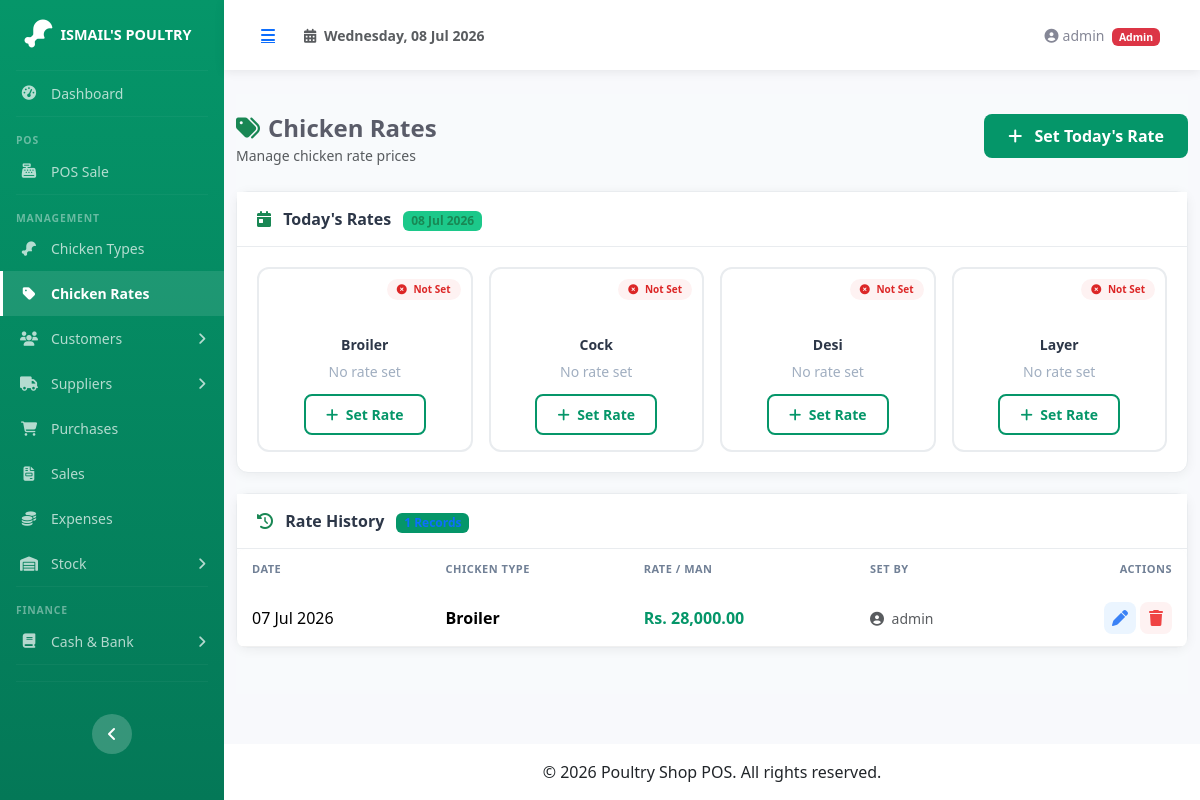
/pages/chicken_rates/index.php (signed in), run on the app's committed database.
### tables this page shows
CREATE TABLE IF NOT EXISTS chicken_types (
  id          INT             AUTO_INCREMENT PRIMARY KEY,
  name        VARCHAR(50)     NOT NULL UNIQUE,
  created_at  TIMESTAMP       DEFAULT CURRENT_TIMESTAMP
);

CREATE TABLE IF NOT EXISTS chicken_rates (
  id              INT             AUTO_INCREMENT PRIMARY KEY,
  chicken_type_id INT             NOT NULL,
  rate_per_kg     DECIMAL(10,2)   NOT NULL,
  rate_date       DATE            NOT NULL,
  created_by      INT             DEFAULT NULL,
  created_at      TIMESTAMP       DEFAULT CURRENT_TIMESTAMP,
  FOREIGN KEY (chicken_type_id) REFERENCES chicken_types(id) ON DELETE CASCADE ON UPDATE CASCADE,
  FOREIGN KEY (created_by) REFERENCES users(id) ON DELETE SET NULL ON UPDATE CASCADE,
  INDEX idx_rate_date (rate_date),
  INDEX idx_type_date (chicken_type_id, rate_date)
);

CREATE TABLE IF NOT EXISTS users (
  id            INT             AUTO_INCREMENT PRIMARY KEY,
  username      VARCHAR(50)     NOT NULL UNIQUE,
  email         VARCHAR(100)    DEFAULT NULL,
  password_hash VARCHAR(255)    NOT NULL,
  role          ENUM('admin','cashier') NOT NULL DEFAULT 'cashier',
  status        TINYINT(1)      NOT NULL DEFAULT 1,
  created_at    TIMESTAMP       DEFAULT CURRENT_TIMESTAMP
);

### includes/functions.php (called while the page is built, shortened)
<?php
function money($amount): string {
    return number_format((float)$amount, 2);
}

### pages/chicken_rates/index.php (the view, shortened to what this page needs)
<?php
require_once __DIR__ . '/../../includes/functions.php';
$pdo = getDB();
$types = $pdo->query("SELECT id, name FROM chicken_types ORDER BY name")->fetchAll();
$today_rates = [];
$all_rates = $pdo->query("
    SELECT cr.*, ct.name AS type_name, u.username AS created_by_name
    FROM chicken_rates cr
    JOIN chicken_types ct ON ct.id = cr.chicken_type_id
    LEFT JOIN users u ON u.id = cr.created_by
    ORDER BY cr.rate_date DESC, ct.name
")->fetchAll();
require_once __DIR__ . '/../../includes/header.php';
?>
<div class="container-fluid rates-page">
    <div class="row mb-4">
        <div class="col-md-8">
            <h4 class="fw-bold text-gray-800 mb-0">
                <i class="fas fa-tags text-success me-2"></i>Chicken Rates
            </h4>
            <small class="text-muted">Manage chicken rate prices</small>
        </div>
        <div class="col-md-4 text-md-end mt-2 mt-md-0">
            <button class="btn btn-primary-custom" data-bs-toggle="modal" data-bs-target="#rateModal">
                <i class="fas fa-plus me-2"></i> Set Today's Rate
            </button>
        </div>
    </div>
    <div class="rates-card">
        <div class="card-header">
            <i class="fas fa-calendar-day text-success me-2"></i> Today's Rates
            <span class="badge bg-success bg-opacity-10 text-success ms-2"><?= date('d M Y') ?></span>
        </div>
        <div class="card-body">
            <div class="row g-3">
                <?php foreach ($types as $t): ?>
                <div class="col-xl-3 col-lg-4 col-md-6">
                    <div class="rate-today-card">
                        <?php if (isset($today_rates[$t['id']])): ?>
                            <span class="status-badge set"><i class="fas fa-check-circle me-1"></i> Set</span>
                            <div class="chicken-icon"><i class="fas fa-drumstick"></i></div>
                            <div class="chicken-name"><?= htmlspecialchars($t['name']) ?></div>
                            <div class="rate-value">Rs. <?= money($today_rates[$t['id']]['rate_per_kg'] * 40) ?></div>
                            <div class="rate-label">per Man</div>
                        <?php else: ?>
                            <span class="status-badge not-set"><i class="fas fa-times-circle me-1"></i> Not Set</span>
                            <div class="chicken-icon" style="color: #cbd5e0;"><i class="fas fa-drumstick"></i></div>
                            <div class="chicken-name"><?= htmlspecialchars($t['name']) ?></div>
                            <div class="not-set">No rate set</div>
                            <div class="rate-label mt-1">
                                <button class="btn btn-sm btn-outline-primary-custom mt-2" data-bs-toggle="modal" data-bs-target="#rateModal"
                                        onclick="document.querySelector('#rateModal select[name=chicken_type_id]').value='<?= $t['id'] ?>'">
                                    <i class="fas fa-plus me-1"></i> Set Rate
                                </button>
                            </div>
                        <?php endif; ?>
                    </div>
                </div>
                <?php endforeach; ?>
            </div>
        </div>
    </div>
    <div class="rates-card">
        <div class="card-header">
            <i class="fas fa-history text-success me-2"></i> Rate History
            <span class="badge bg-primary bg-opacity-10 text-primary ms-2"><?= count($all_rates) ?> Records</span>
        </div>
        <div class="card-body p-0">
            <div class="table-responsive">
                <table class="table rates-table mb-0" id="ratesTable">
                    <thead>
                        <tr>
                            <th>Date</th>
                            <th>Chicken Type</th>
                            <th>Rate / Man</th>
                            <th>Set By</th>
                            <th class="text-end">Actions</th>
                        </tr>
                    </thead>
                    <tbody>
                        <?php if (count($all_rates) > 0): ?>
                            <?php foreach ($all_rates as $r): ?>
                            <tr>
                                <td>
                                    <span class="fw-medium"><?= date('d M Y', strtotime($r['rate_date'])) ?></span>
                                </td>
                                <td>
                                    <span class="fw-semibold"><?= htmlspecialchars($r['type_name']) ?></span>
                                </td>
                                <td>
                                    <span class="rate-amount">Rs. <?= money($r['rate_per_kg'] * 40) ?></span>
                                </td>
                                <td>
                                    <span class="text-muted small">
                                        <i class="fas fa-user-circle me-1"></i>
                                        <?= htmlspecialchars($r['created_by_name'] ?? 'System') ?>
                                    </span>
                                </td>
                                <td class="text-end">
                                    <div class="d-flex justify-content-end gap-1">
                                        <button type="button" class="btn-icon edit btn-edit-rate"
                                            data-id="<?= $r['id'] ?>"
                                            data-type="<?= htmlspecialchars($r['type_name']) ?>"
                                            data-rate="<?= $r['rate_per_kg'] * 40 ?>"
                                            data-date="<?= $r['rate_date'] ?>"
                                            title="Edit Rate">
                                            <i class="fas fa-pen"></i>
                                        </button>
                                        <form method="POST" class="delete-rate-form d-inline">
                                            <button type="button" class="btn-icon delete btn-delete-rate" title="Delete Rate">
                                                <i class="fas fa-trash"></i>
                                            </button>
                                        </form>
                                    </div>
                                </td>
                            </tr>
                            <?php endforeach; ?>
                        <?php endif; ?>
                    </tbody>
                </table>
            </div>
        </div>
    </div>
</div>
<?php require_once __DIR__ . '/../../includes/footer.php'; ?>

### data on the page
chicken_types: name "Broiler", $t['id'] 1 (drawn)
chicken_types: name "Cock", $t['id'] 4 (drawn)
chicken_types: name "Desi", $t['id'] 3 (drawn)
chicken_types: name "Layer", $t['id'] 2 (drawn)
chicken_rates: rate_date "07 Jul 2026", chicken_type.name "Broiler", money($r['rate_per_kg']*40) "28,000.00", created_by.username "admin"

### other printed values
$_SESSION['user_name'] "admin"
$_SESSION['user_role'] "Admin"
